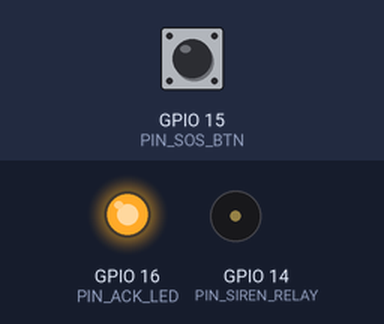
This sketch was run on a simulated ESP32. Parts: output pins drawn as LEDs (lit = HIGH), buzzer (waves = sounding, pin HIGH). The inputs (shaded band) are chosen by the test bench; at power-on: GPIO 15 (PIN_SOS_BTN) HIGH. What the sketch prints to the serial monitor is not drawn.

Above: at 0.3 s.
At 1.4 s:
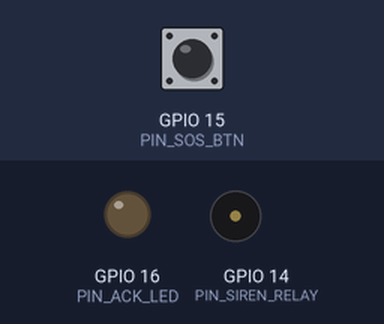
1.5 s: GPIO 15 (PIN_SOS_BTN) pulled LOW for 0.15 s
3.1 s: GPIO 15 (PIN_SOS_BTN) pulled LOW for 1 s
At 30.8 s:
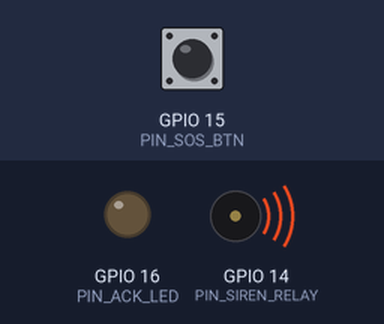
Timing chart, 0 to 31.7 s (numbered marks = the images above; inputs shaded):
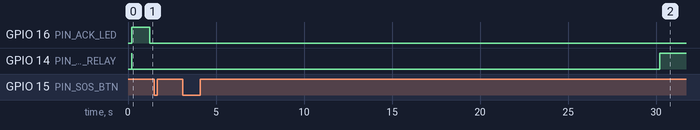

The sketch:

esp32_marine_ai_safety.ino
```cpp
/**
 * 제목: 해양 AI 안전 시스템 (ESP32) — 긴급 회항 명령 수신 + 사이렌 릴레이 + SOS 버튼
 * Title (English): Marine AI Safety — Emergency Return Receiver + Siren Relay + SOS Button
 *
 * ━━━ 이 스케치가 하는 일 ━━━━━━━━━━━━━━━━━━━━━━━━━━━━━━━━━━━━━━━━━━━
 * 1. 관제탑(웹 `Dashboard`)에서 저장한 `cmd` 문자열(예: emergency_return, siren_on, siren_off)을
 *    Supabase `ship_command_logs` 에서 `CMD_POLL_INTERVAL_MS` 마다 폴링 → 수신 시
 *    GPIO14 릴레이 ON → 물리 사이렌(부저) 울림
 *
 * 2. 선박 내 SOS 버튼(GPIO15) 눌림 → 관제 웹 DB에 sos_vessel 명령 기록
 *    → 관제 패널 실시간 알람 표시
 *
 * 3. 기존 기능(궤적·살포·모터 릴레이) 은 기존 스케치에서 유지.
 *    이 스케치는 AI 안전 기능만 추가한 독립 스케치(병행 사용 가능).
 *
 * ━━━ 핀 배치 ━━━━━━━━━━━━━━━━━━━━━━━━━━━━━━━━━━━━━━━━━━━━━━━━━━━
 * GPIO 14 — 사이렌(부저) 릴레이 출력
 *   · 릴레이 IN 핀에 연결. 사이렌 전원은 별도 DC 라인에서.
 *   · SIREN_ACTIVE_LOW=true → LOW 신호로 릴레이 코일 ON(일반 모듈).
 *
 * GPIO 15 — SOS 버튼 입력 (선박 → 관제탑)
 *   · INPUT_PULLUP. 버튼 한쪽=GPIO15, 다른쪽=GND.
 *   · 누르면 LOW → Supabase에 sos_vessel 기록.
 *
 * GPIO 16 — 수신 확인 LED (선택)
 *   · 명령 수신 + 처리 완료 시 1초 점등.
 *
 * ━━━ 사용자 설정 ━━━━━━━━━━━━━━━━━━━━━━━━━━━━━━━━━━━━━━━━━━━━━━━━
 * · WIFI_SSID / WIFI_PASS / SUPABASE_REF / DEVICE_INGEST_SECRET
 * · VESSEL_ID — 관제 웹·DB vessel_id/vessel 칼럼과 동일 값
 * · 사이렌 지속시간: SIREN_AUTO_OFF_MS (기본 30초, 0=수동해제만)
 * · 폴링 주기: CMD_POLL_INTERVAL_MS (기본 30초)
 *
 * ━━━ 라이브러리 (Arduino IDE 라이브러리 매니저) ━━━━━━━━━━━━━━━━━━
 * · ArduinoJson (Benoit Blanchon)
 * · Arduino_JSON 아님 — 반드시 "ArduinoJson" 검색
 *
 * ━━━ 보안 주의 ━━━━━━━━━━━━━━━━━━━━━━━━━━━━━━━━━━━━━━━━━━━━━━━━━━
 * WiFi 비밀번호·Supabase 키를 깃허브에 올리지 마세요.
 * 배포 전 secrets.h 분리 또는 NVS 암호화 저장 권장.
 */

// ═══ 기능 스위치 ══════════════════════════════════════════════════════════════
/** 0: WiFi 끄고 시리얼에만(형식 시험). 1: 실제 Supabase POST/GET. */
#define USE_ESP32_HTTP 0
/** 0: 사이렌 릴레이 끔. 1: GPIO14 사이렌 켬. */
#define ENABLE_SIREN_RELAY 1
/** 0: SOS 버튼 끔. 1: GPIO15 → Supabase sos_vessel 기록. */
#define ENABLE_SOS_BTN 1
/** 0: LED 끔. 1: GPIO16 수신 확인 LED. */
#define ENABLE_ACK_LED 1

// ═══ 사용자 설정 ══════════════════════════════════════════════════════════════
static const char *WIFI_SSID            = "YOUR_WIFI_SSID";
static const char *WIFI_PASS            = "YOUR_WIFI_PASSWORD";
/** Supabase 프로젝트 REF (xxxx.supabase.co 의 xxxx 부분). */
static const char *SUPABASE_REF         = "YOUR_PROJECT_REF";
/** 관제 웹 .env 의 DEVICE_INGEST_SECRET 값과 동일. */
static const char *DEVICE_INGEST_SECRET = "YOUR_DEVICE_INGEST_SECRET";
/** 관제 웹·DB vessel_id 칼럼 값과 동일. */
static const char *VESSEL_ID            = "제3해양살포함";

/** 명령 폴링 주기(ms). 30초. */
static const unsigned long CMD_POLL_INTERVAL_MS = 30UL * 1000UL;
/** 사이렌 자동 OFF까지 시간(ms). 0=수동 해제까지 계속. */
static const unsigned long SIREN_AUTO_OFF_MS    = 30UL * 1000UL;
/** SOS 버튼 채터링 방지(ms). */
static const unsigned long SOS_DEBOUNCE_MS      = 100UL;
/** SOS 쿨다운: 이 시간 안에 두 번 보내지 않음(ms). */
static const unsigned long SOS_COOLDOWN_MS      = 10UL * 1000UL;

// ═══ 핀 정의 ══════════════════════════════════════════════════════════════════
#if ENABLE_SIREN_RELAY
/** 사이렌 릴레이 출력 핀. */
static const int PIN_SIREN_RELAY = 14;
/** true: LOW 가 릴레이 ON(코일 GND 싱크). false: HIGH 가 ON. */
static const bool SIREN_ACTIVE_LOW = true;
#endif

#if ENABLE_SOS_BTN
/** SOS 버튼 입력 핀. INPUT_PULLUP. */
static const int PIN_SOS_BTN = 15;
#endif

#if ENABLE_ACK_LED
/** 수신 확인 LED 핀. */
static const int PIN_ACK_LED = 16;
#endif

// ═══ 라이브러리 ════════════════════════════════════════════════════════════════
#include <ArduinoJson.h>

#if USE_ESP32_HTTP
#include <WiFi.h>
#include <WiFiClientSecure.h>
#include <HTTPClient.h>
#include <sys/time.h>
#endif

// ═══ 상태 변수 ════════════════════════════════════════════════════════════════
#if ENABLE_SIREN_RELAY
static bool     g_sirenOn        = false;
static unsigned long g_sirenOnMs = 0;
#endif

static unsigned long g_lastCmdPollMs   = 0;
static String   g_lastProcessedCmdId   = "";   // 중복 처리 방지

#if ENABLE_SOS_BTN
static int      g_sosBtnStable         = HIGH;
static int      g_sosBtnRaw            = HIGH;
static unsigned long g_sosBtnChangeMs  = 0;
static unsigned long g_sosLastSentMs   = 0;
#endif

// ═══ 유틸리티 함수 ════════════════════════════════════════════════════════════
static inline int digitalReadStable(int pin) {
  const int a = digitalRead(pin);
  delayMicroseconds(30);
  const int b = digitalRead(pin);
  return (a == b) ? a : a;
}

#if USE_ESP32_HTTP
static String supabaseUrl(const char *path) {
  return String("https://") + SUPABASE_REF + ".supabase.co" + path;
}

/** Supabase REST GET (JSON 결과 반환. 실패 시 빈 String). */
static String supabaseGet(const char *path, const char *query = "") {
  WiFiClientSecure client;
  client.setInsecure();
  HTTPClient http;
  String url = supabaseUrl(path);
  if (strlen(query) > 0) { url += "?"; url += query; }
  if (!http.begin(client, url)) return "";
  http.setTimeout(15000);
  http.addHeader("apikey",        DEVICE_INGEST_SECRET);
  http.addHeader("Authorization", String("Bearer ") + DEVICE_INGEST_SECRET);
  const int code = http.GET();
  String body = (code == 200) ? http.getString() : "";
  http.end();
  return body;
}

/** Supabase REST POST. */
static bool supabasePost(const char *path, const String &body) {
  WiFiClientSecure client;
  client.setInsecure();
  HTTPClient http;
  if (!http.begin(client, supabaseUrl(path))) return false;
  http.setTimeout(15000);
  http.addHeader("Content-Type",  "application/json");
  http.addHeader("apikey",        DEVICE_INGEST_SECRET);
  http.addHeader("Authorization", String("Bearer ") + DEVICE_INGEST_SECRET);
  http.addHeader("Prefer",        "return=minimal");
  const int code = http.POST(body);
  http.end();
  return code >= 200 && code < 300;
}
#endif

// ═══ 사이렌 제어 ══════════════════════════════════════════════════════════════
#if ENABLE_SIREN_RELAY
static inline uint8_t sirenOnLevel()  { return SIREN_ACTIVE_LOW ? LOW  : HIGH; }
static inline uint8_t sirenOffLevel() { return SIREN_ACTIVE_LOW ? HIGH : LOW;  }

static void sirenStart(unsigned long now) {
  if (g_sirenOn) return;
  g_sirenOn    = true;
  g_sirenOnMs  = now;
  digitalWrite(PIN_SIREN_RELAY, sirenOnLevel());
  Serial.println(F("[SIREN] ON — 긴급 회항 사이렌 작동"));
}

static void sirenStop() {
  if (!g_sirenOn) return;
  g_sirenOn = false;
  digitalWrite(PIN_SIREN_RELAY, sirenOffLevel());
  Serial.println(F("[SIREN] OFF"));
}

static void tickSiren(unsigned long now) {
  if (!g_sirenOn) return;
  if (SIREN_AUTO_OFF_MS > 0 && now - g_sirenOnMs >= SIREN_AUTO_OFF_MS) {
    sirenStop();
  }
}
#endif

// ═══ 관제 명령 폴링 ════════════════════════════════════════════════════════════
/**
 * Supabase ship_command_logs 에서 최신 미확인 명령을 가져와 처리.
 * 명령: emergency_return, siren_on, siren_off
 */
static void pollCommands(unsigned long now) {
  if (now - g_lastCmdPollMs < CMD_POLL_INTERVAL_MS) return;
  g_lastCmdPollMs = now;

  Serial.println(F("[CMD] 폴링 시작…"));

#if USE_ESP32_HTTP
  // ship_command_logs 에서 vessel_id=VESSEL_ID, ack=false 최신 1건
  String q = String("vessel_id=eq.") + VESSEL_ID +
             "&ack=eq.false&order=sent_time.desc&limit=1";
  String body = supabaseGet("/rest/v1/ship_command_logs", q.c_str());
  if (body.length() == 0) {
    Serial.println(F("[CMD] 응답 없음 또는 빈 배열"));
    return;
  }

  StaticJsonDocument<512> doc;
  if (deserializeJson(doc, body) != DeserializationError::Ok) {
    Serial.println(F("[CMD] JSON 파싱 실패"));
    return;
  }
  JsonArray arr = doc.as<JsonArray>();
  if (arr.size() == 0) {
    Serial.println(F("[CMD] 미처리 명령 없음"));
    return;
  }

  const char *cmdId  = arr[0]["id"]  | "";
  const char *cmd    = arr[0]["cmd"] | "";

  if (String(cmdId) == g_lastProcessedCmdId) {
    Serial.println(F("[CMD] 이미 처리된 명령 — 건너뜀"));
    return;
  }
  g_lastProcessedCmdId = String(cmdId);

  Serial.print(F("[CMD] 수신: "));
  Serial.println(cmd);
#else
  // 시리얼 시험 모드: "emergency_return" 시뮬레이션 (30초마다 한 번)
  static int mockCount = 0;
  const char *cmd = (mockCount++ % 3 == 0) ? "emergency_return" : "none";
  Serial.print(F("[CMD-SIM] "));
  Serial.println(cmd);
#endif

  // ─── 명령 실행 ─────────────────────────────────────────────────────────
  const String cmdStr(cmd);

  if (cmdStr == "emergency_return" || cmdStr == "siren_on") {
#if ENABLE_SIREN_RELAY
    sirenStart(now);
#endif
#if ENABLE_ACK_LED
    digitalWrite(PIN_ACK_LED, HIGH);
    delay(1000);
    digitalWrite(PIN_ACK_LED, LOW);
#endif

#if USE_ESP32_HTTP
    // ack 업데이트
    StaticJsonDocument<64> upd;
    upd["ack"] = true;
    String updBody;
    serializeJson(upd, updBody);
    String patchPath = String("/rest/v1/ship_command_logs?id=eq.") + cmdId;
    // Supabase REST PATCH
    WiFiClientSecure client;
    client.setInsecure();
    HTTPClient http;
    if (http.begin(client, supabaseUrl(patchPath.c_str()))) {
      http.setTimeout(10000);
      http.addHeader("Content-Type",  "application/json");
      http.addHeader("apikey",        DEVICE_INGEST_SECRET);
      http.addHeader("Authorization", String("Bearer ") + DEVICE_INGEST_SECRET);
      http.addHeader("Prefer",        "return=minimal");
      http.sendRequest("PATCH", updBody);
      http.end();
    }
#endif

  } else if (cmdStr == "siren_off") {
#if ENABLE_SIREN_RELAY
    sirenStop();
#endif
  }
}

// ═══ SOS 버튼 (선박 → 관제탑) ═════════════════════════════════════════════════
#if ENABLE_SOS_BTN
static void tickSosBtn(unsigned long now) {
  const int raw = digitalReadStable(PIN_SOS_BTN);
  if (raw != g_sosBtnRaw) {
    g_sosBtnRaw = raw;
    g_sosBtnChangeMs = now;
  }
  if (now - g_sosBtnChangeMs < SOS_DEBOUNCE_MS) return;
  if (raw == g_sosBtnStable) return;

  const int prev = g_sosBtnStable;
  g_sosBtnStable = raw;

  // 하강 에지(누름)
  if (prev == HIGH && raw == LOW) {
    if (g_sosLastSentMs != 0 && now - g_sosLastSentMs < SOS_COOLDOWN_MS) {
      Serial.println(F("[SOS] 쿨다운 중 — 무시"));
      return;
    }
    g_sosLastSentMs = now;
    Serial.println(F("[SOS] 버튼 눌림 → 관제탑 전송"));

#if USE_ESP32_HTTP
    StaticJsonDocument<256> doc;
    String sosId = String("sos-") + String((uint32_t)now);
    doc["id"]        = sosId;
    doc["vessel_id"] = VESSEL_ID;
    doc["cmd"]       = "sos_vessel";
    doc["ack"]       = false;
    // sent_time 은 서버 defaultValueExpression 으로 채워도 됨
    String body;
    serializeJson(doc, body);
    if (supabasePost("/rest/v1/ship_command_logs", body)) {
      Serial.println(F("[SOS] 전송 성공"));
    } else {
      Serial.println(F("[SOS] 전송 실패"));
    }
#else
    Serial.println(F("[SOS-SIM] ship_command_logs 에 sos_vessel 기록 (시리얼 모드)"));
#endif
  }
}
#endif

// ═══ setup / loop ═════════════════════════════════════════════════════════════
void setup() {
  Serial.begin(115200);
  delay(200);

#if ENABLE_SIREN_RELAY
  pinMode(PIN_SIREN_RELAY, OUTPUT);
  digitalWrite(PIN_SIREN_RELAY, sirenOffLevel());
  Serial.println(F("[SIREN] GPIO14 초기화 — 꺼짐"));
#endif

#if ENABLE_SOS_BTN
  pinMode(PIN_SOS_BTN, INPUT_PULLUP);
  Serial.println(F("[SOS] GPIO15 INPUT_PULLUP 초기화"));
#endif

#if ENABLE_ACK_LED
  pinMode(PIN_ACK_LED, OUTPUT);
  digitalWrite(PIN_ACK_LED, LOW);
#endif

#if USE_ESP32_HTTP
  WiFi.mode(WIFI_STA);
  WiFi.begin(WIFI_SSID, WIFI_PASS);
  Serial.print(F("WiFi 연결 중"));
  int retry = 0;
  while (WiFi.status() != WL_CONNECTED && retry++ < 40) {
    delay(500);
    Serial.print('.');
  }
  if (WiFi.status() == WL_CONNECTED) {
    Serial.println();
    Serial.print(F("연결됨: "));
    Serial.println(WiFi.localIP());
  } else {
    Serial.println(F("\nWiFi 연결 실패 — 오프라인 모드"));
  }
#else
  Serial.println(F("=== 시리얼 시험 모드 (USE_ESP32_HTTP=0) ==="));
  Serial.println(F("Supabase 연결 없음. 시리얼 모니터로 동작 확인."));
#endif

  // 부팅 직후 첫 폴링 강제 실행을 위해 타이머를 한참 전 값으로
  g_lastCmdPollMs = millis() - CMD_POLL_INTERVAL_MS;
  Serial.println(F("=== AI 안전 시스템 준비 완료 ==="));
}

void loop() {
  const unsigned long now = millis();

  // 관제탑 → 선박 명령 폴링
  pollCommands(now);

  // 사이렌 자동 OFF 타이머
#if ENABLE_SIREN_RELAY
  tickSiren(now);
#endif

  // SOS 버튼 감지
#if ENABLE_SOS_BTN
  tickSosBtn(now);
#endif

  // 메인 루프 딜레이 — 버튼 반응·CPU 절약
  delay(10);
}
```

Measured:
- after the input at 1.5 s, every drawn part: stays the same
